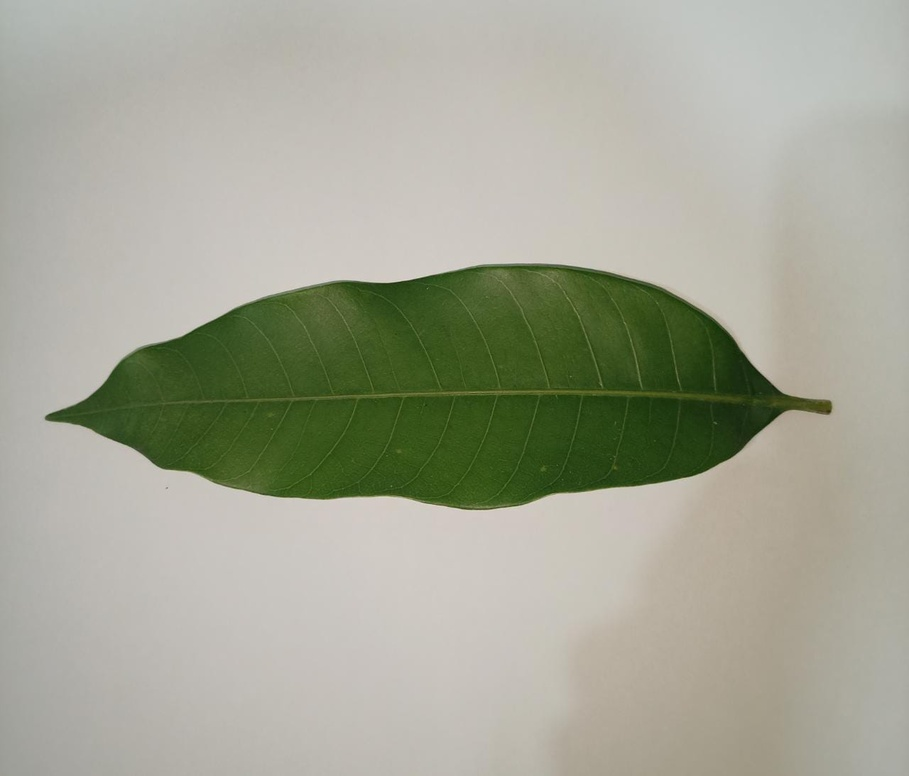
#> input picture EdgeDetection/daun.jpeg, 909 x 776 px, shrunk from 1280 x 1093 before the run
$ python EdgeDetection.py
#> lines starting #> are read from the running program, lines starting #| are printed output that depends on the picture; after the words box and inside, x2 and y2 are one past the last pixel; in counts of white or black regions, pixels touching at a corner belong together
import numpy as np
import matplotlib.pyplot as plt
import cv2 as cv

#import data
rgb = cv.imread('daun.jpeg')
#> rgb is the input picture: shape (776, 909, 3); mean B, G, R 149.6, 165.7, 163.7
img = cv.imread('daun.jpeg',0)
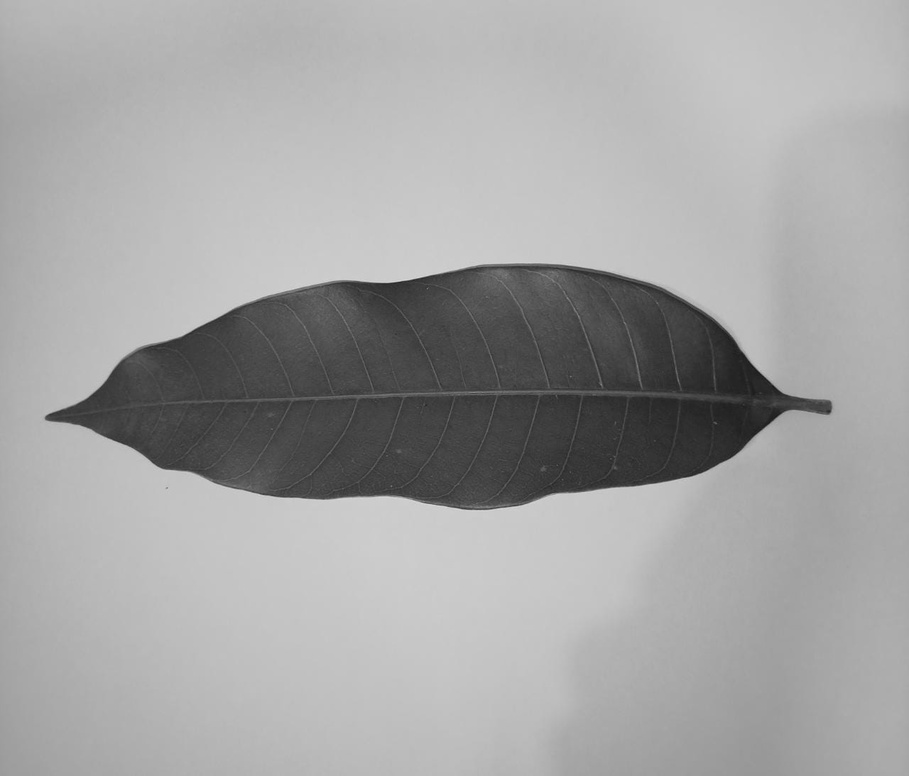
#> img: shape (776, 909); min 25, max 219, mean 163.3

#1. operasi sobel derivative X untuk mendeteksi garis tepi horizontal
sobelx64f = cv.Sobel(img,cv.CV_64F,1,0,ksize=3)
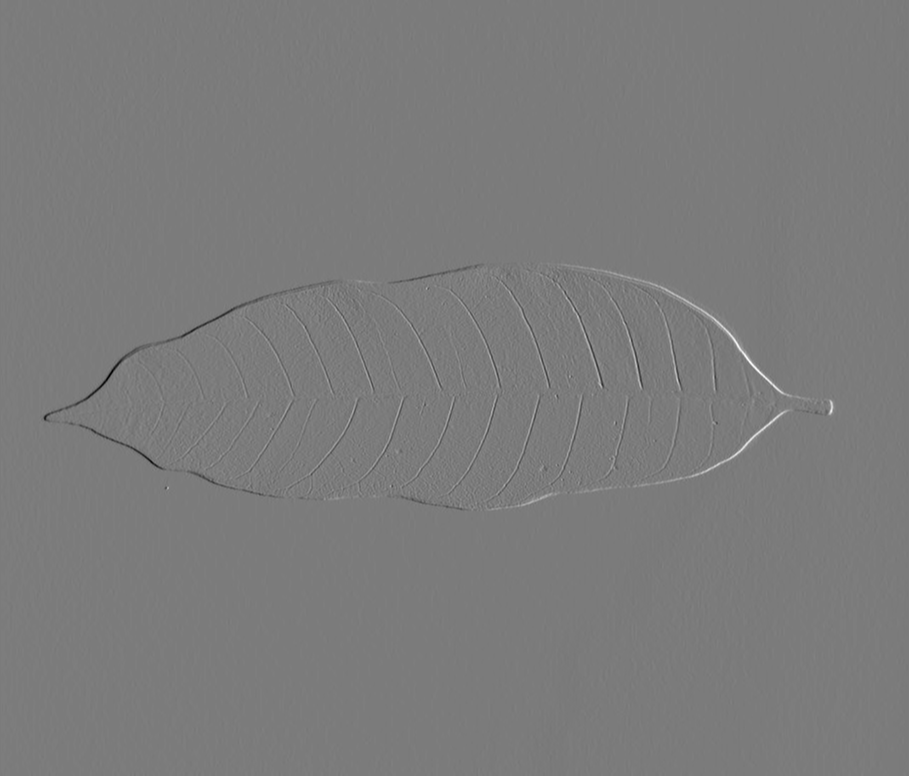
#> sobelx64f: shape (776, 909) float64; min -396, max 420, mean 0.1; drawn with min black and max white
abs_sobelx64f = np.absolute(sobelx64f)
sobelx_8u = np.uint8(abs_sobelx64f)

#2. operasi sobel derivative y untuk mendeteksi garis tepi vertikal
sobely64f = cv.Sobel(img,cv.CV_64F,0,1,ksize=3)
abs_sobely64f = np.absolute(sobely64f)
sobely_8u = np.uint8(abs_sobely64f)
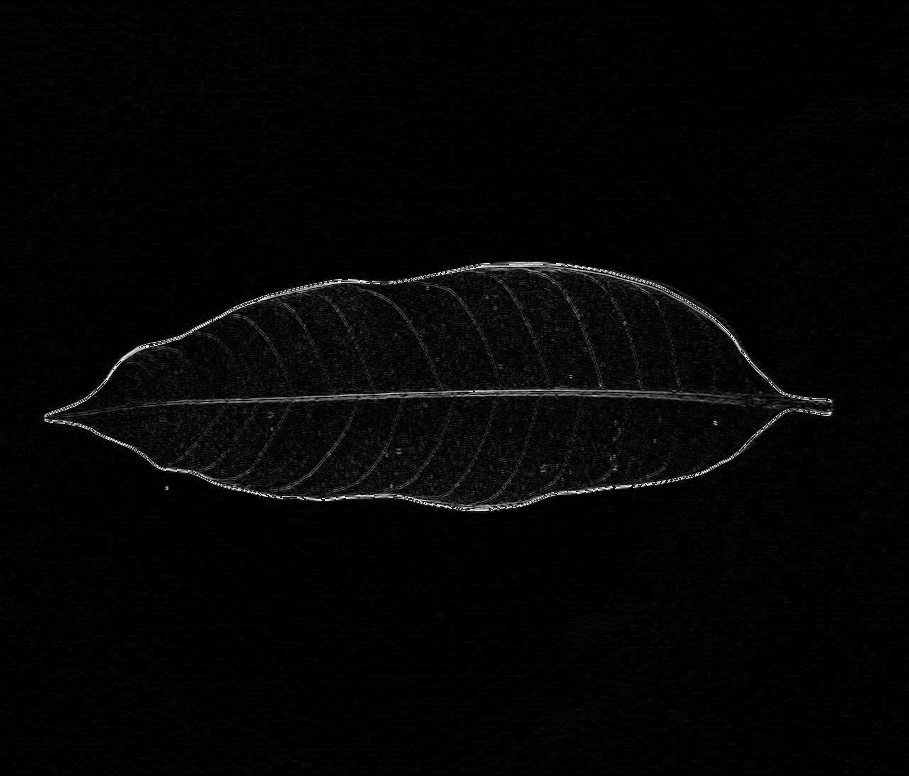
#> sobely_8u: shape (776, 909); min 0, max 255, mean 5.1

#3. operasi magnitude -> Nilai Absolute sobel X + Nilai Absolute Sobel Y
magnitudesobel = cv.magnitude(sobelx64f,sobely64f)
abs_sobel64f = np.absolute(magnitudesobel)
sobel_8u = np.uint8(abs_sobel64f)

#4. melakukan pengisisan kontur garis tepi
# mengkonversi pixel ke grayscale dan membaca ukuran pixel
hh, ww = img.shape[:2]
#> hh = 776; ww = 909

#5. melakukan operasi thresholding agar dapat meningkatkan ketegasan dari tepi
thresh = cv.threshold(sobel_8u, 30, 255, cv.THRESH_BINARY)[1]
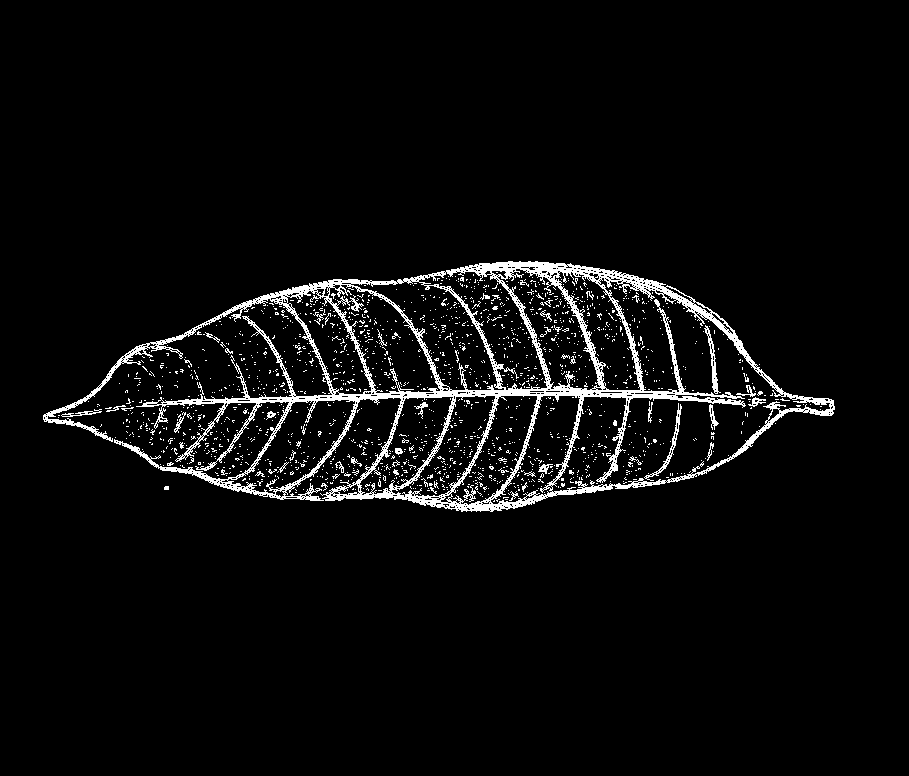
#> thresh: shape (776, 909); 4.4% white in thin lines or dots, all inside (x1, y1, x2, y2) = (43, 261, 835, 512)

#6.mendapatkan garis tepi dengan memilih kontur yang paling luas
contours = cv.findContours(thresh, cv.RETR_EXTERNAL, cv.CHAIN_APPROX_SIMPLE)
#> contours = 424 contours, 417 with area under 20; largest, box (x1, y1, x2, y2) and area: (43, 261, 835, 512) 100410, (61, 409, 102, 417) 68, (174, 412, 186, 433) 45, (266, 411, 276, 420) 32, (205, 332, 220, 343) 25, (351, 457, 362, 467) 24, (335, 461, 344, 473) 22
contours = contours[0] if len(contours) == 2 else contours[1]
big_contour = max(contours, key=cv.contourArea)
#> big_contour = contour of 2786 points, box (x1, y1, x2, y2) (43, 261, 835, 512), area 100410

#7. memperbarui isi piksel kontur terluas menjadi putih untuk dijadikan mask
mask = np.zeros_like(img)
cv.drawContours(mask, [big_contour], 0, (255,255,255), cv.FILLED)
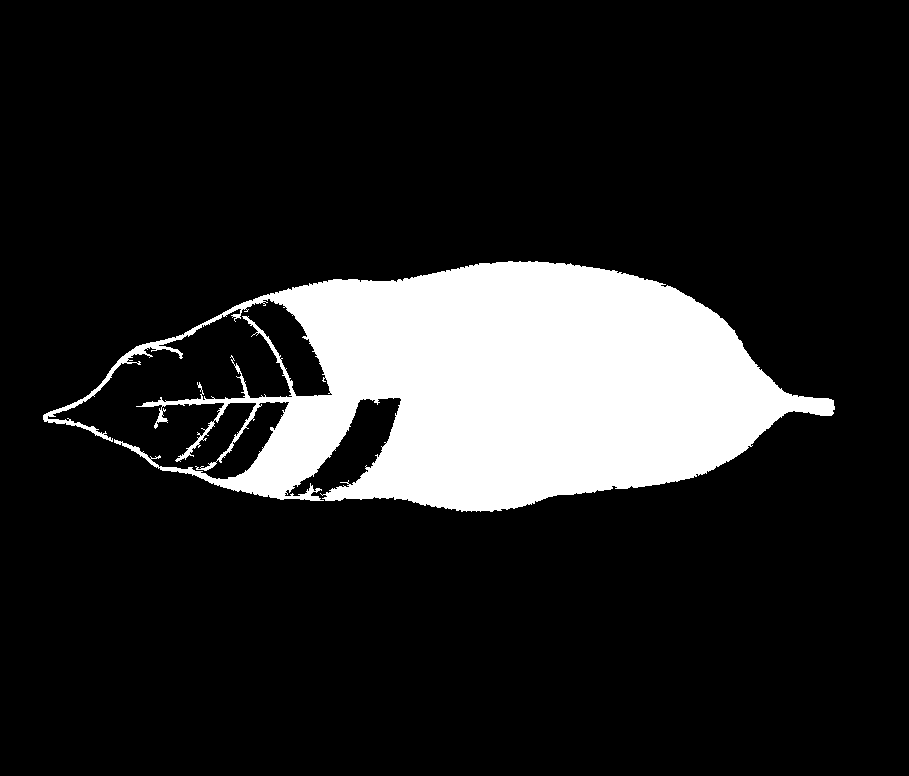
#> mask: shape (776, 909); 14.5% white; 1 white region, box (x1, y1, x2, y2) and area: (43, 261, 835, 512) 102632

#8. melakukan operasi bitwise untuk menggabungkan antara mask dengan gambar yang asli
res = cv.bitwise_and(rgb,rgb, mask= mask)
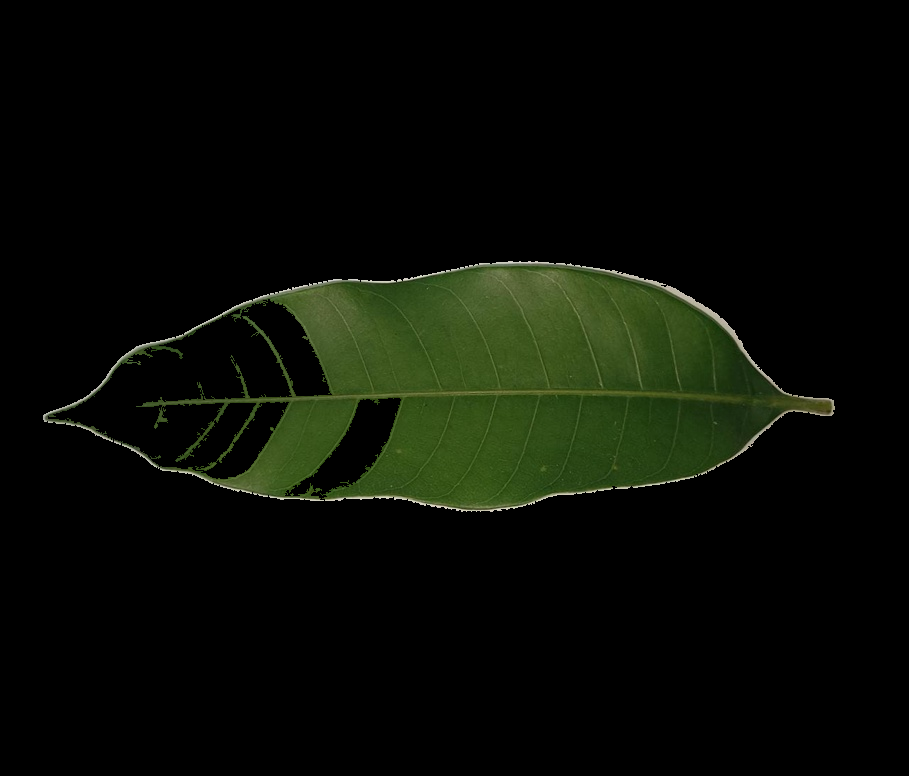
#> res: shape (776, 909, 3); mean B, G, R 5, 12.3, 8.8

plt.subplot(3,2,1),plt.imshow(rgb,cmap = 'gray')
plt.title('1.1.Original'), plt.xticks([]), plt.yticks([])
plt.subplot(3,2,2),plt.imshow(res,cmap = 'gray')
plt.title('2.1.Result->Edge Detection'), plt.xticks([]), plt.yticks([])
plt.subplot(3,2,5),plt.imshow(sobel_8u,cmap = 'gray')
plt.title('1.2.Magnitude'), plt.xticks([]), plt.yticks([])
plt.subplot(3,2,6),plt.imshow(mask,cmap = 'gray')
plt.title('2.2Mask'), plt.xticks([]), plt.yticks([])
plt.show()
#> figure, not shown here; B, G, R data is drawn as R, G, B

cv.imshow('1.1.Original', rgb)
cv.imshow('1.2.Magnitude', sobel_8u)
cv.imshow('2.2Mask', mask)
cv.imshow('2.1.Result->Edge Detection', res)

cv.waitKey(0)
cv.destroyAllWindows()
